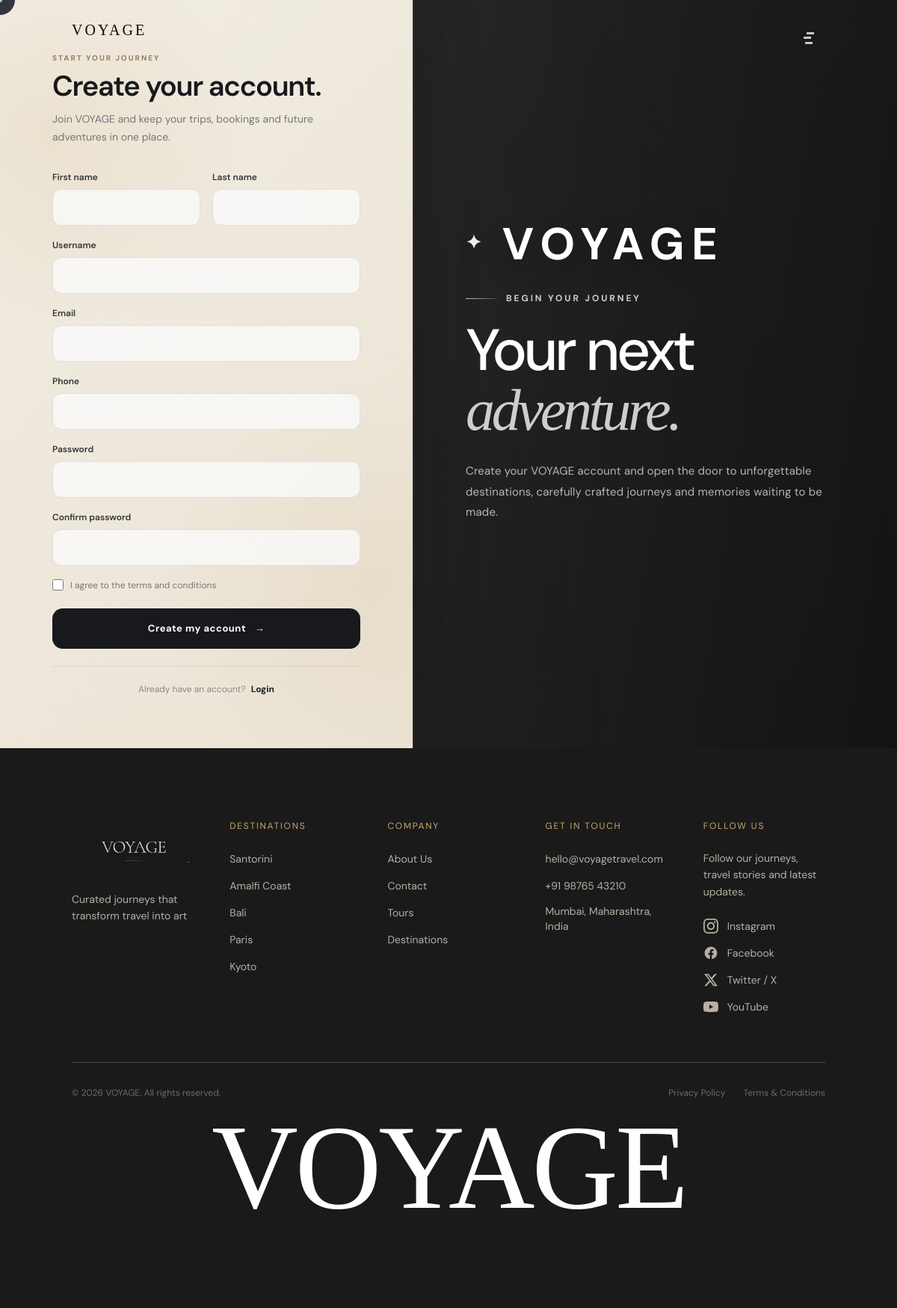
Page /accounts/register/ on the committed database.
### apps/core/models.py (models this page shows, shortened)
class SiteSettings(models.Model):
    site_name = models.CharField(max_length=100, default='VOYAGE')
    tagline = models.CharField(max_length=300, blank=True, default='Curated journeys that transform travel into art')
    hero_video = models.FileField(upload_to='videos/', blank=True)
    hero_heading_line1 = models.CharField(max_length=200, default='Beyond the')
    hero_heading_line2 = models.CharField(max_length=200, default='Horizon')
    hero_subtitle = models.TextField(blank=True, default='Curated journeys that transform travel into art')
    hero_cta_text = models.CharField(max_length=100, default='Begin Your Journey')
    about_overline = models.CharField(max_length=200, blank=True, default='MADE WITH PASSION')
    about_heading = models.CharField(max_length=200, blank=True, default='We Design Emotion')
    about_text = models.TextField(blank=True, default='We believe that travel is not about destinations — it is about feelings. Every journey we craft is a conversation between you and the world, shaped by curiosity, wonder, and the pursuit of something extraordinary.')
    about_image = models.ImageField(upload_to='about/', blank=True)
    email = models.EmailField(blank=True, default='hello@voyagetravel.com')
    phone = models.CharField(max_length=20, blank=True, default='+91 98765 43210')
    address = models.TextField(blank=True, default='Mumbai, Maharashtra, India')
    instagram = models.URLField(blank=True)
    facebook = models.URLField(blank=True)
    youtube = models.URLField(blank=True)
    twitter = models.URLField(blank=True)
    class Meta:
        verbose_name = 'Site Settings'
        verbose_name_plural = 'Site Settings'
    @classmethod
    def load(cls):
        obj, _ = cls.objects.get_or_create(pk=1)
        return obj

class Destination(models.Model):
    name = models.CharField(max_length=200)
    slug = models.SlugField(max_length=200, unique=True, blank=True, null=True)
    country = models.CharField(max_length=100)
    state = models.CharField(max_length=100, blank=True)
    city = models.CharField(max_length=100, blank=True)
    description = models.TextField(blank=True)
    hero_image = models.URLField(blank=True)
    image = models.ImageField(upload_to='destinations/', blank=True)
    image_url = models.URLField(blank=True)
    hover_image = models.ImageField(upload_to='destinations/hover/', blank=True)
    hover_image_url = models.URLField(blank=True)
    gallery = models.JSONField(blank=True, default=list)
    best_time_to_travel = models.CharField(max_length=100, blank=True)
    weather = models.CharField(max_length=200, blank=True)
    rating = models.DecimalField(max_digits=3, decimal_places=1, default=4.8)
    latitude = models.FloatField(blank=True, null=True)
    longitude = models.FloatField(blank=True, null=True)
    nearby_places = models.JSONField(blank=True, default=list)
    reviews = models.JSONField(blank=True, default=list)
    related_tours_text = models.TextField(blank=True)
    is_featured = models.BooleanField(default=False)
    order = models.IntegerField(default=0)
    class Meta:
        ordering = ['order']

### apps/accounts/views.py (the view)
# urls.py: path('register/', views.register_view, name='register'),
def register_view(request):
    if request.method == 'POST':
        form = RegisterForm(request.POST, request.FILES)
        if form.is_valid():
            user = form.save(commit=False)
            user.email = form.cleaned_data.get('email')
            user.save()
            messages.success(request, 'Account created. Please log in.')
            return redirect('accounts:login')
    else:
        form = RegisterForm()
    return render(request, 'accounts/register.html', {'form': form})

### templates/accounts/register.html (shortened to what this page needs)
{% extends 'base.html' %}
{% load widget_tweaks %}
{% block content %}
<section class="voyage-register">
    <div class="register-container">
        <div class="register-panel">
            <div class="register-form-wrapper">
                <div class="register-welcome">
                    <span class="register-label">Start your journey</span>
                    <h1 class="register-heading">Create your account.</h1>
                    <p class="register-subtitle">
                        Join VOYAGE and keep your trips, bookings and future adventures in one place.
                    </p>
                </div>
                <form method="post" enctype="multipart/form-data">
                    <div class="register-name-grid">
                        <div class="register-field">
                            <label for="{{ form.first_name.id_for_label }}">First name</label>
                            {{ form.first_name|add_class:"register-input" }}
                        </div>
                        <div class="register-field">
                            <label for="{{ form.last_name.id_for_label }}">Last name</label>
                            {{ form.last_name|add_class:"register-input" }}
                        </div>
                    </div>
                    <div class="register-field">
                        <label for="{{ form.username.id_for_label }}">Username</label>
                        {{ form.username|add_class:"register-input" }}
                    </div>
                    <div class="register-field">
                        <label for="{{ form.email.id_for_label }}">Email</label>
                        {{ form.email|add_class:"register-input" }}
                    </div>
                    <div class="register-field">
                        <label for="{{ form.phone.id_for_label }}">Phone</label>
                        {{ form.phone|add_class:"register-input" }}
                    </div>
                    <div class="register-field">
                        <label for="{{ form.password1.id_for_label }}">Password</label>
                        {{ form.password1|add_class:"register-input" }}
                    </div>
                    <div class="register-field">
                        <label for="{{ form.password2.id_for_label }}">Confirm password</label>
                        {{ form.password2|add_class:"register-input" }}
                    </div>
                    <div class="register-terms">
                        {{ form.agree }}
                        <label for="{{ form.agree.id_for_label }}">I agree to the terms and conditions</label>
                    </div>
                    <button class="register-submit" type="submit">
                        <span>
                            Create my account
                            <span class="register-arrow">→</span>
                        </span>
                    </button>
                </form>
                <div class="register-login-line">
                    Already have an account?
                    <a href="{% url 'accounts:login' %}" class="register-login-link">Login</a>
                </div>
            </div>
        </div>
        <div class="register-story">
            <div class="register-brand-large">
                <span>✦</span>
                {{ site_settings.site_name|default:'VOYAGE' }}
            </div>
            <div class="register-story-content">
                <div class="register-story-eyebrow">
                    <span></span>
                    Begin your journey
                </div>
                <h2 class="register-story-title">
                    Your next<br>
                    <em>adventure.</em>
                </h2>
                <p class="register-story-description">
                    Create your VOYAGE account and open the door to unforgettable destinations, carefully crafted journeys and memories waiting to be made.
                </p>
            </div>
        </div>
    </div>
</section>
{% endblock %}

### templates/components/navbar.html (shortened to what this page needs)
<nav
    id="navbar"
    class="fixed top-0 left-0 right-0 z-50 transition-all duration-500 mix-blend-difference"
>
    <div class="max-w-[1440px] mx-auto px-6 md:px-12 lg:px-24 flex items-center justify-between h-16 md:h-20">
        <a href="{% url 'core:home' %}" class="text-lg md:text-xl font-heading font-medium tracking-[0.15em] uppercase transition-colors duration-500 nav-text">
            {{ site_settings.site_name|default:"VOYAGE" }}
        </a>
        <button id="mobile-menu-btn" class="flex flex-col gap-[5px] p-2 group" onclick="toggleMenu()">
            <span class="block w-6 h-[1.5px] nav-text transition-all duration-300 origin-center" id="bar1"> ━ </span>
            <span class="block w-4 h-[1.5px] nav-text transition-all duration-300 group-hover:w-6" id="bar2"> ━ </span>
            <span class="block w-5 h-[1.5px] nav-text transition-all duration-300 origin-center" id="bar3"> ━ </span>
        </button>
    </div>
</nav>

### templates/components/footer.html (shortened to what this page needs)
{% load static %}
<footer class="bg-ink py-16 md:py-24">
    <div class="max-w-[1440px] mx-auto px-6 md:px-12 lg:px-24">
        <div class="grid grid-cols-1 md:grid-cols-2 lg:grid-cols-5 gap-12 mb-16">
            <div>
                <img src="{% static 'images/voyage-logo.png' %}"
                     alt="Voyage Travel Agency"
                     class="w-44 max-w-full mb-5 opacity-90">
                <p class="text-sm font-body text-stone leading-relaxed max-w-[30ch]">
                    {{ site_settings.tagline|default:"Curated journeys that transform travel into art" }}
                </p>
            </div>
            <div>
                <h4 class="text-xs font-body text-gold tracking-[0.15em] uppercase mb-6">
                    Destinations
                </h4>
                <ul class="space-y-3">
                    {% for destination in footer_destinations %}
                        <li>
                            <a href="{% url 'core:destination_detail' destination.slug %}" class="text-sm font-body text-stone hover:text-white transition-colors">
                                {{ destination.name }}
                            </a>
                        </li>
                    {% empty %}
                        <li class="text-sm font-body text-stone/50 italic">No destinations added</li>
                    {% endfor %}
                </ul>
            </div>
            <div>
                <h4 class="text-xs font-body text-gold tracking-[0.15em] uppercase mb-6">
                    Company
                </h4>
                <ul class="space-y-3">
                    <li>
                        <a href="{% url 'core:about' %}"
                           class="text-sm font-body text-stone hover:text-white transition-colors">
                            About Us
                        </a>
                    </li>
                    <li>
                        <a href="{% url 'core:contact' %}"
                           class="text-sm font-body text-stone hover:text-white transition-colors">
                            Contact
                        </a>
                    </li>
                    <li>
                        <a href="{% url 'core:tours' %}"
                           class="text-sm font-body text-stone hover:text-white transition-colors">
                            Tours
                        </a>
                    </li>
                    <li>
                        <a href="{% url 'core:destinations' %}"
                           class="text-sm font-body text-stone hover:text-white transition-colors">
                            Destinations
                        </a>
                    </li>
                </ul>
            </div>
            <div>
                <h4 class="text-xs font-body text-gold tracking-[0.15em] uppercase mb-6">
                    Get in Touch
                </h4>
                <ul class="space-y-3">
                    <li>
                        <a href="mailto:{{ site_settings.email }}"
                           class="text-sm font-body text-stone hover:text-white transition-colors">
                            {{ site_settings.email|default:"hello@voyagetravel.com" }}
                        </a>
                    </li>
                    <li>
                        <a href="tel:{{ site_settings.phone }}"
                           class="text-sm font-body text-stone hover:text-white transition-colors">
                            {{ site_settings.phone|default:"+91 98765 43210" }}
                        </a>
                    </li>
                    <li class="text-sm font-body text-stone">
                        {{ site_settings.address|default:"Mumbai, Maharashtra, India" }}
                    </li>
                </ul>
            </div>
            <div>
                <h4 class="text-xs font-body text-gold tracking-[0.15em] uppercase mb-6">
                    Follow Us
                </h4>
                <p class="text-sm font-body text-stone leading-relaxed mb-6 max-w-[24ch]">
                    Follow our journeys, travel stories and latest updates.
                </p>
                <div class="flex flex-col gap-4">
                    {% if site_settings.instagram %}
                    <a href="{{ site_settings.instagram }}"
                       target="_blank"
                       rel="noopener noreferrer"
                       class="group flex items-center gap-3 text-stone hover:text-gold transition-colors">
                        <span class="text-sm font-body">
                            Instagram
                        </span>
                    </a>
                    {% endif %}
                    {% if site_settings.facebook %}
                    <a href="{{ site_settings.facebook }}" target="_blank" rel="noopener noreferrer" class="group flex items-center gap-3 text-stone hover:text-gold transition-colors">
                      <span class="text-sm font-body"> Facebook </span>
                    </a>
                    {% endif %}
                    {% if site_settings.twitter %}
                    <a href="{{ site_settings.twitter }}"
                       target="_blank"
                       rel="noopener noreferrer"
                       class="group flex items-center gap-3 text-stone hover:text-gold transition-colors">
                        <svg class="w-5 h-5 shrink-0"
                             fill="currentColor"
                             viewBox="0 0 24 24">
                            <path d="M18.244 2.25h3.308l-7.227 8.26 8.502 11.24H16.17l-5.214-6.817L4.99 21.75H1.68l7.73-8.835L1.254 2.25H8.08l4.713 6.231zm-1.161 17.52h1.833L7.084 4.126H5.117z"/>
                        </svg>
                        <span class="text-sm font-body">
                            Twitter / X
                        </span>
                    </a>
                    {% endif %}
                    {% if site_settings.youtube %}
                    <a href="{{ site_settings.youtube }}"
                       target="_blank"
                       rel="noopener noreferrer"
                       class="group flex items-center gap-3 text-stone hover:text-gold transition-colors">
                        <span class="text-sm font-body">
                            YouTube
                        </span>
                    </a>
                    {% endif %}
                </div>
            </div>
        </div>
        <div class="border-t border-ink-muted pt-8 flex flex-col md:flex-row justify-between items-center gap-4">
            <p class="text-xs font-body text-ink-light">
                &copy; 2026 {{ site_settings.site_name|default:"VOYAGE" }}. All rights reserved.
            </p>
            <div class="flex gap-6">
                <a href="{% url 'core:privacy_policy' %}"
                   class="text-xs font-body text-ink-light hover:text-stone transition-colors">
                    Privacy Policy
                </a>
                <a href="{% url 'core:terms' %}"
                   class="text-xs font-body text-ink-light hover:text-stone transition-colors">
                    Terms & Conditions
                </a>
            </div>
        </div>
        <section class="relative overflow-hidden bg-ink py-4 md:py-6">
            <div class="max-w-[1440px] mx-auto px-3 md:px-6 lg:px-12">
                <div class="overflow-hidden">
                    <h2 class="text-[4rem] md:text-[8rem] lg:text-[10rem] xl:text-[11rem]
                               font-heading font-light text-white leading-[0.85]
                               tracking-tight select-none text-center voyage-big-text">
                        VOYAGE
                    </h2>
                </div>
            </div>
        </section>
    </div>
</footer>

### rows in the picture
SiteSettings: site_name "VOYAGE", tagline "Curated journeys that transform travel into art", email "hello@voyagetravel.com", phone "+91 98765 43210", address "Mumbai, Maharashtra, India"
Destination: name "Santorini"
Destination: name "Amalfi Coast"
Destination: name "Bali"
Destination: name "Paris"
Destination: name "Kyoto"
